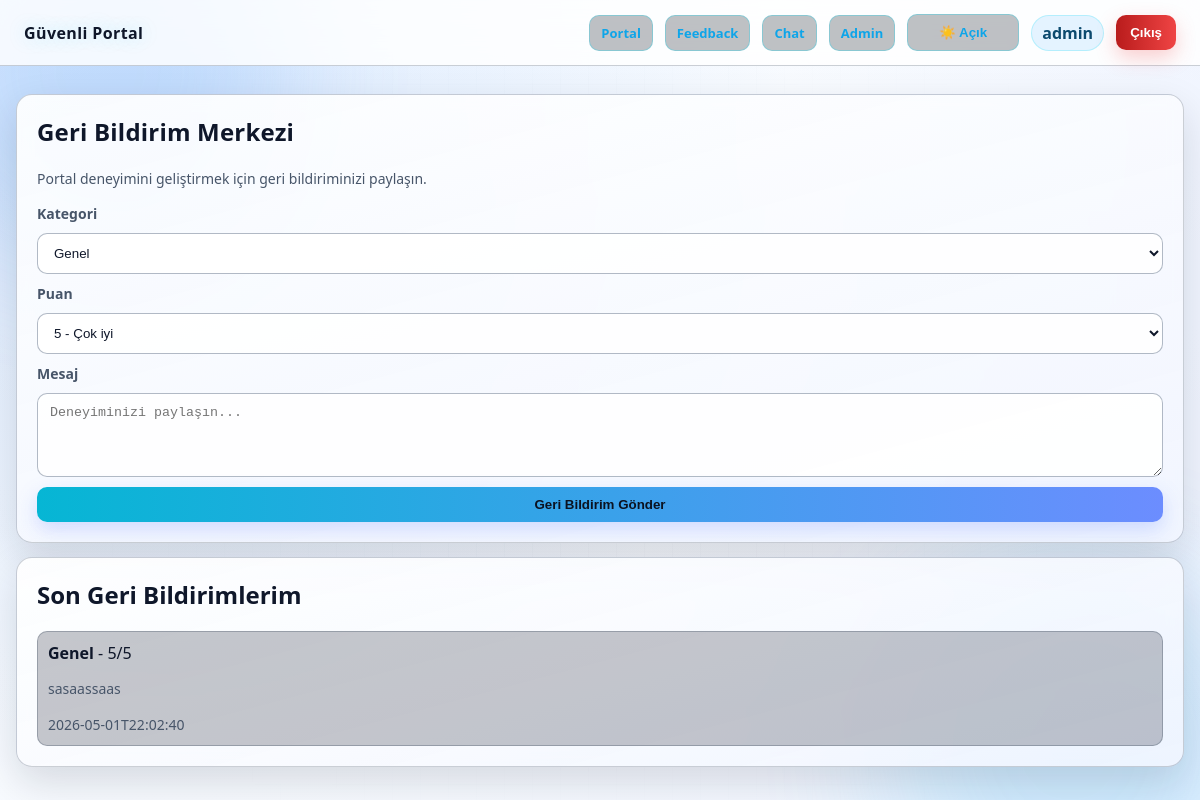
Before: /feedback (signed in) with the older database file.
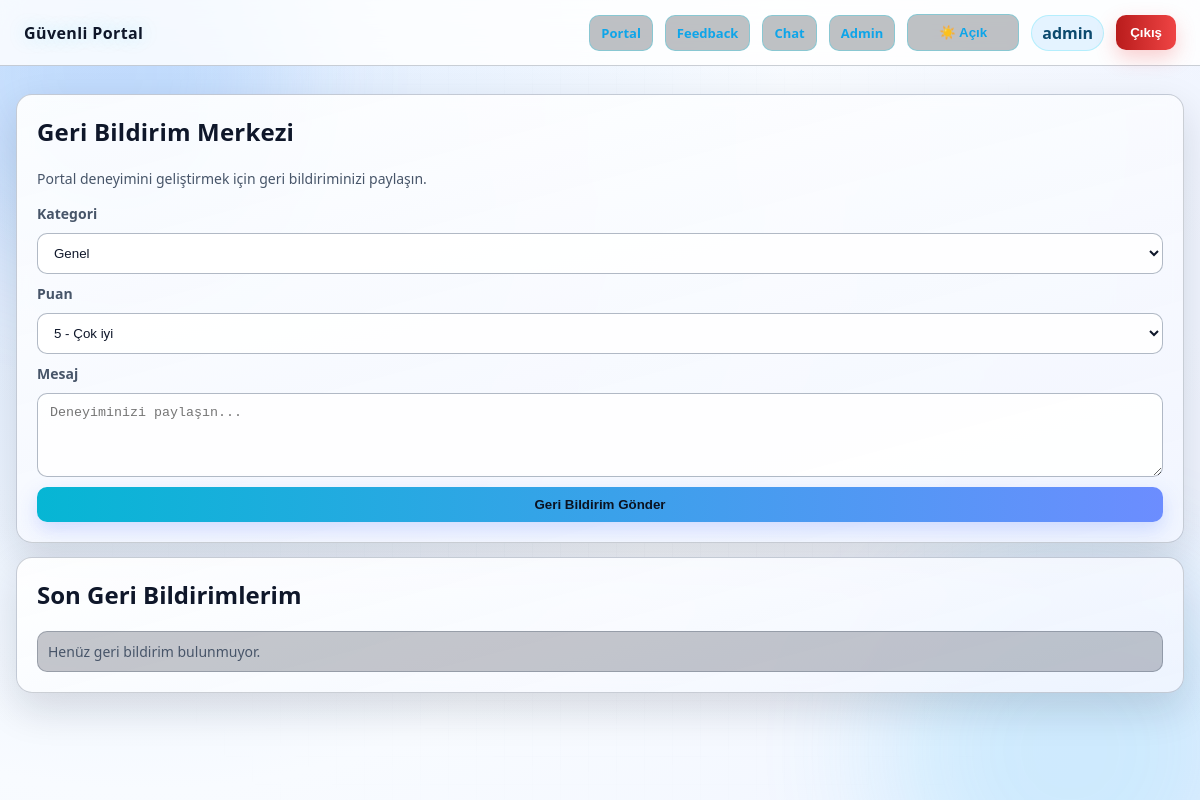
After: the same page with the newer database file.
### tables this page shows
CREATE TABLE user_feedback (
            id INTEGER PRIMARY KEY AUTOINCREMENT,
            user_id INTEGER NOT NULL,
            username TEXT NOT NULL,
            rating INTEGER NOT NULL,
            category TEXT NOT NULL,
            message TEXT NOT NULL,
            status TEXT NOT NULL DEFAULT 'new',
            created_at TEXT NOT NULL
        );

### app.py (the view)
@app.route("/feedback")
@login_required()
def feedback_page():
    user = current_user()
    feedback_recent = get_db().execute(
        """
        SELECT id, rating, category, message, status, created_at
        FROM user_feedback
        WHERE user_id = ?
        ORDER BY id DESC
        LIMIT 12
        """,
        (user["id"],),
    ).fetchall()
    return render_template("feedback.html", feedback_recent=feedback_recent)

### app.py (called while the page is built)
def get_db():
    if "db" not in g:
        g.db = sqlite3.connect(DB_PATH)
        g.db.row_factory = sqlite3.Row
    return g.db

def current_user():
    uid = session.get("user_id")
    if not uid:
        return None
    return get_db().execute("SELECT * FROM users WHERE id = ?", (uid,)).fetchone()

def login_required(role=None):
    def decorator(view):
        @wraps(view)
        def wrapped(*args, **kwargs):
            user = current_user()
            if not user:
                flash("Bu sayfaya erişmek için giriş yapmalısınız.", "error")
                return redirect(url_for("login"))
            if role and user["role"] != role:
                abort(403)
            return view(*args, **kwargs)
        return wrapped
    return decorator

def generate_csrf_token():
    token = session.get("csrf_token")
    if not token:
        token = secrets.token_urlsafe(32)
        session["csrf_token"] = token
    return token

@app.context_processor
def inject_shared_context():
    user = current_user()
    return {
        "csrf_token": generate_csrf_token(),
        "current_user": user,
    }

### templates/feedback.html (shortened to what this page needs)
{% extends "base.html" %}
{% block content %}
<section class="card">
  <h1>Geri Bildirim Merkezi</h1>
  <p class="muted">Portal deneyimini geliştirmek için geri bildiriminizi paylaşın.</p>
  <form method="post" action="{{ url_for('portal_feedback') }}" class="form-grid">
    <label>Kategori</label>
    <select name="category">
      <option>Genel</option>
    </select>
    <label>Puan</label>
    <select name="rating">
      <option value="5">5 - Çok iyi</option>
    </select>
    <label>Mesaj</label>
    <textarea name="message" rows="4" placeholder="Deneyiminizi paylaşın..." required></textarea>
    <button class="btn" type="submit">Geri Bildirim Gönder</button>
  </form>
</section>
<section class="card" style="margin-top: 14px;">
  <h2>Son Geri Bildirimlerim</h2>
  <div class="stack-list">
    {% for row in feedback_recent %}
    <div class="stack-item">
      <div><strong>{{ row.category }}</strong> - {{ row.rating }}/5</div>
      <p class="muted">{{ row.message }}</p>
      <span class="muted">{{ row.created_at }}</span>
    </div>
    {% else %}
    <div class="stack-item muted">Henüz geri bildirim bulunmuyor.</div>
    {% endfor %}
  </div>
</section>
{% endblock %}

Changed rows visible on the page:
removed user_feedback: category "Genel", rating "5", message "sasaassaas", created_at "2026-05-01T22:02:40"
Other visible differences:
text now shown: "Henüz geri bildirim bulunmuyor."
